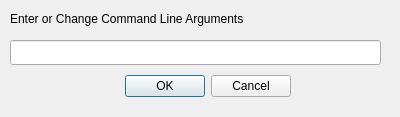
<?xml version="1.0" encoding="UTF-8"?>
<ui version="4.0">
 <class>CommandLineParms</class>
 <widget class="QDialog" name="CommandLineParms">
  <property name="geometry">
   <rect>
    <x>0</x>
    <y>0</y>
    <width>400</width>
    <height>117</height>
   </rect>
  </property>
  <property name="windowTitle">
   <string>Command Line Parameters</string>
  </property>
  <widget class="QDialogButtonBox" name="buttonBox">
   <property name="geometry">
    <rect>
     <x>120</x>
     <y>70</y>
     <width>171</width>
     <height>32</height>
    </rect>
   </property>
   <property name="orientation">
    <enum>Qt::Horizontal</enum>
   </property>
   <property name="standardButtons">
    <set>QDialogButtonBox::Cancel|QDialogButtonBox::Ok</set>
   </property>
  </widget>
  <widget class="QLabel" name="label">
   <property name="geometry">
    <rect>
     <x>10</x>
     <y>10</y>
     <width>371</width>
     <height>17</height>
    </rect>
   </property>
   <property name="text">
    <string>Enter or Change Command Line Arguments</string>
   </property>
  </widget>
  <widget class="QLineEdit" name="txt_Args">
   <property name="geometry">
    <rect>
     <x>10</x>
     <y>40</y>
     <width>371</width>
     <height>25</height>
    </rect>
   </property>
  </widget>
 </widget>
 <resources/>
 <connections>
  <connection>
   <sender>buttonBox</sender>
   <signal>accepted()</signal>
   <receiver>CommandLineParms</receiver>
   <slot>accept()</slot>
   <hints>
    <hint type="sourcelabel">
     <x>248</x>
     <y>254</y>
    </hint>
    <hint type="destinationlabel">
     <x>157</x>
     <y>274</y>
    </hint>
   </hints>
  </connection>
  <connection>
   <sender>buttonBox</sender>
   <signal>rejected()</signal>
   <receiver>CommandLineParms</receiver>
   <slot>reject()</slot>
   <hints>
    <hint type="sourcelabel">
     <x>316</x>
     <y>260</y>
    </hint>
    <hint type="destinationlabel">
     <x>286</x>
     <y>274</y>
    </hint>
   </hints>
  </connection>
 </connections>
</ui>
